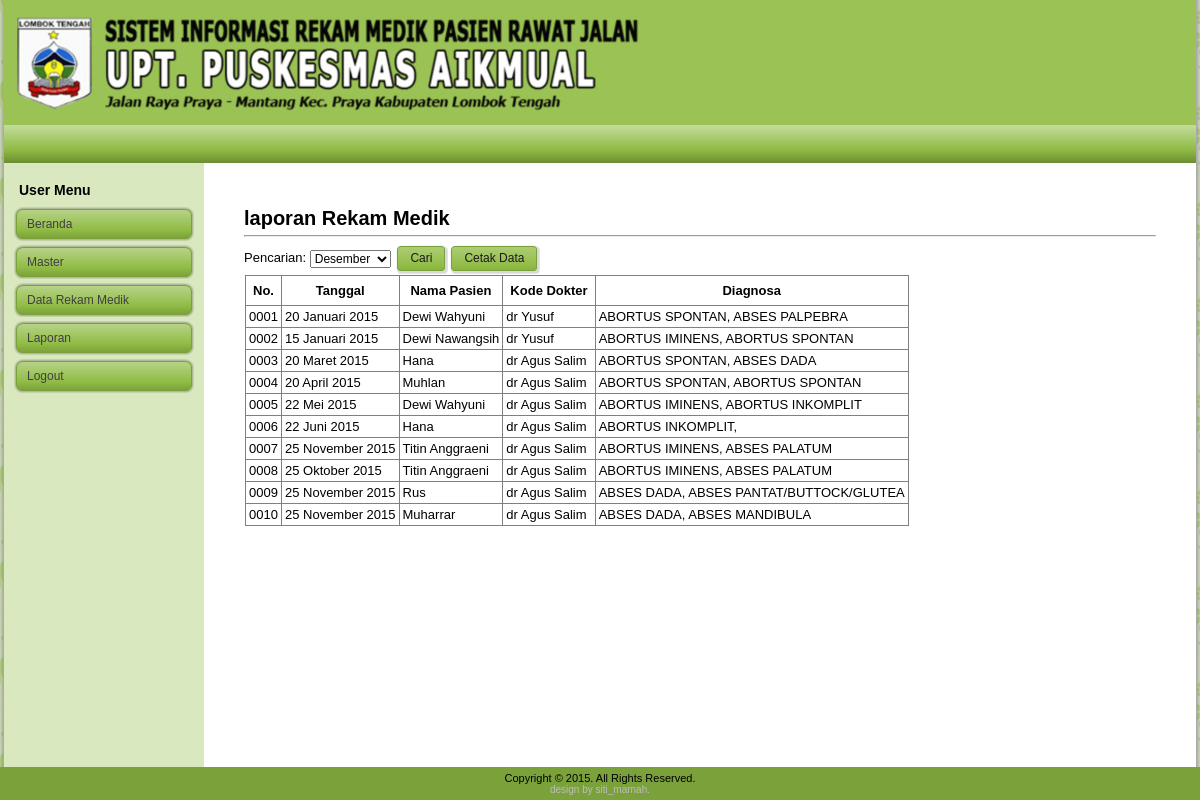
The app's page /home.php?hal=rekam_medik (signed in) with its own data.
### tables this page shows
CREATE TABLE IF NOT EXISTS `anamnesis` (
  `no_anamnesis` int(4) NOT NULL AUTO_INCREMENT,
  `no_pasien` varchar(4) NOT NULL,
  `pertus_terakhir` varchar(12) NOT NULL,
  `golongan_darah` varchar(2) NOT NULL,
  `keluhan` varchar(15) NOT NULL,
  `tanggal` date NOT NULL,
  `id_diagnosa1` int(3) NOT NULL,
  `id_diagnosa2` int(3) NOT NULL,
  `gpa` varchar(10) NOT NULL,
  `terapi` varchar(20) NOT NULL,
  `hpht` varchar(20) NOT NULL,
  `abosrtus_terakhir` varchar(20) NOT NULL,
  `rujukan` varchar(20) NOT NULL,
  `id_dokter` varchar(5) NOT NULL,
  `id_bulan` int(2) NOT NULL,
  PRIMARY KEY (`no_anamnesis`)
);

CREATE TABLE IF NOT EXISTS `pasien` (
  `no_pasien` int(3) NOT NULL AUTO_INCREMENT,
  `nama_pasien` varchar(30) NOT NULL,
  `tgl_lahir` date NOT NULL,
  `jenis_kelamin` varchar(1) NOT NULL,
  `pekerjaan` varchar(15) NOT NULL,
  `alamat` text NOT NULL,
  `telepon` varchar(15) NOT NULL,
  `status_bantuan` varchar(15) NOT NULL,
  PRIMARY KEY (`no_pasien`)
);

CREATE TABLE IF NOT EXISTS `dokter` (
  `kode_dokter` varchar(15) NOT NULL,
  `nama_dokter` varchar(20) NOT NULL,
  `alamat` text NOT NULL,
  `no_telpon_d` varchar(12) NOT NULL,
  `jabatan` varchar(20) NOT NULL,
  PRIMARY KEY (`kode_dokter`)
);

CREATE TABLE IF NOT EXISTS `diagnosa` (
  `id_diagnosa` int(3) NOT NULL AUTO_INCREMENT,
  `diagnosa` varchar(30) NOT NULL,
  `kode` varchar(10) NOT NULL,
  PRIMARY KEY (`id_diagnosa`)
);

### konfig/fungsi_indotgl.php (called while the page is built, shortened)
<?php
	function tgl_indo($tgl){
			$tanggal = substr($tgl,8,2);
			$bulan = getBulan(substr($tgl,5,2));
			$tahun = substr($tgl,0,4);
			return $tanggal.' '.$bulan.' '.$tahun;
	}
	function getBulan($bln){
				switch ($bln){
					case 1:
						return "Januari";
						break;
					case 3:
						return "Maret";
						break;
					case 4:
						return "April";
						break;
					case 5:
						return "Mei";
						break;
					case 6:
						return "Juni";
						break;
					case 10:
						return "Oktober";
						break;
					case 11:
						return "November";
						break;
				}
			}
?>

### hal/hal_rekam_medik.php (the view, shortened to what this page needs)
<?php
switch($_GET[act]){
  default:
    echo "<div class='art-postmetadataheader'>
    <h2 class='art-postheader'> laporan Rekam Medik</h2><hr>
    </div>
	<form method=POST action='?hal=rekam_medik&act=cari'>
	<td align=right>Pencarian</td><td>: ";
	echo "<td><span class='art-button-wrapper'>
      <span class='art-button-l'> </span>
      <span class='art-button-r'> </span>
      <input type='submit' name='Submit' class='art-button' value='Cari' />
    </span></td><span class='art-button-wrapper'>
      <span class='art-button-l'> </span>
      <span class='art-button-r'> </span>
      <a type='button' name='button' class='art-button' target='_blank' href='./laporan.php'>Cetak Data</a>
    </span>
	</form>";
    $tampil=mysql_query("SELECT * FROM anamnesis");
	echo "<div class='art-postcontent'><table border=1>
          <tr><th>No.</th><th>Tanggal</th><th>Nama Pasien</th><th>Kode Dokter</th><th>Diagnosa</th></tr>";
	$no=1;
    while ($r=mysql_fetch_array($tampil)){
	$p=mysql_fetch_array(mysql_query("SELECT * FROM pasien where no_pasien='$r[no_pasien]'"));
	$d=mysql_fetch_array(mysql_query("SELECT * FROM dokter where kode_dokter='$r[id_dokter]'"));
	$d1=mysql_fetch_array(mysql_query("SELECT * FROM diagnosa where id_diagnosa='$r[id_diagnosa1]'"));
	$d2=mysql_fetch_array(mysql_query("SELECT * FROM diagnosa where id_diagnosa='$r[id_diagnosa2]'"));
if ($p[no_pasien]==$r[no_pasien]){
	$jum=strlen($no);
	$tgl=tgl_indo($r[tanggal]);
	if ($jum==2){
      echo "<tr><td align=center>00$no</td>";
	} else {
	  echo "<tr><td align=center>000$no</td>";
	}
      echo "<td>$tgl</td>
			<td>$p[nama_pasien]</td>
			<td>$d[nama_dokter]</td>
			<td>$d1[diagnosa], $d2[diagnosa]</td>";
			echo "<tr>";
			$no++;
			}
    }
    echo "</table>";
	echo "</div>";
	break;
  }
?>

### style.css (style rules this page uses)
#art-main, table { font-family: Arial, Helvetica, Sans-Serif; font-style: normal; font-weight: normal; font-size: 13px; }
h1, h2, h3, h4, h5, h6, p, a, ul, ol, li { margin: 0; padding: 0; }
.art-postcontent, .art-postheadericons, .art-postfootericons, .art-blockcontent-body, ul.art-vmenu a { text-align: left; }
.art-postcontent, .art-postcontent li, .art-postcontent table, .art-postcontent a, .art-postcontent a:link, .art-postcontent a:visited, .art-postcontent a.visited, .art-postcontent a:hover, .art-postcontent a.hovered { font-family: Arial, Helvetica, Sans-Serif; }
.art-postcontent h1, .art-postcontent h1 a, .art-postcontent h1 a:link, .art-postcontent h1 a:visited, .art-postcontent h1 a:hover, .art-postcontent h2, .art-postcontent h2 a, .art-postcontent h2 a:link, .art-postcontent h2 a:visited, .art-postcontent h2 a:hover, .art-postcontent h3, .art-postcontent h3 a, .art-postcontent h3 a:link, .art-postcontent h3 a:visited, .art-postcontent h3 a:hover, .art-postcontent h4, .art-postcontent h4 a, .art-postcontent h4 a:link, .art-postcontent h4 a:visited, .art-postcontent h4 a:hover, .art-postcontent h5, .art-postcontent h5 a, .art-postcontent h5 a:link, .art-postcontent h5 a:visited, .art-postcontent h5 a:hover, .art-postcontent h6, .art-postcontent h6 a, .art-postcontent h6 a:link, .art-postcontent h6 a:visited, .art-postcontent h6 a:hover, .art-blockheader .t, .art-blockheader .t a, .art-blockheader .t a:link, .art-blockheader .t a:visited, .art-blockheader .t a:hover, .art-vmenublockheader .t, .art-vmenublockheader .t a, .art-vmenublockheader .t a:link, .art-vmenublockheader .t a:visited, .art-vmenublockheader .t a:hover, .art-logo-name, .art-logo-name a, .art-logo-name a:link, .art-logo-name a:visited, .art-logo-name a:hover, .art-logo-text, .art-logo-text a, .art-logo-text a:link, .art-logo-text a:visited, .art-logo-text a:hover, .art-postheader, .art-postheader a, .art-postheader a:link, .art-postheader a:visited, .art-postheader a:hover { font-family: Arial, Helvetica, Sans-Serif; font-style: normal; font-weight: bold; font-size: 22px; text-decoration: none; }
html, body { height:100%; }
body { padding: 0; margin:0; min-width: 700px; color: #000000; background-color: #B5D283; background-image: url('images/Bottom_texture.jpg'); background-repeat: repeat; background-attachment: fixed; background-position: top left; }
form { padding: 0 !important; margin: 0 !important; }
span.art-button-wrapper>a.art-button, span.art-button-wrapper>a.art-button:link, span.art-button-wrapper>input.art-button, span.art-button-wrapper>button.art-button { text-decoration: none; font-family: Arial, Helvetica, Sans-Serif; font-style: normal; font-weight: normal; font-size: 12px; position:relative; top:0; display: inline-block; vertical-align: middle; white-space: nowrap; text-align: center; color: #1A1A1A !important; width: auto; outline: none; border: none; background: none; line-height: 31px; height: 31px; margin: 0 !important; padding: 0 16px !important; overflow: visible; cursor: pointer; text-indent: 0; }
span.art-button-wrapper { vertical-align: middle; display: inline-block; position: relative; height: 31px; overflow: hidden; white-space: nowrap; text-indent: 0; width: auto; max-width:1920px; margin: 0; padding: 0; z-index: 0; }
input, select, textarea { vertical-align: middle; font-family: Arial, Helvetica, Sans-Serif; font-style: normal; font-weight: normal; font-size: 12px; }
span.art-button-wrapper>span.art-button-l, span.art-button-wrapper>span.art-button-r { display: block; position: absolute; top: 0; bottom: 0; margin: 0; padding: 0; background-image: url('images/button.png'); background-repeat: no-repeat; }
span.art-button-wrapper>span.art-button-l { left: 0; right: 10px; background-position: top left; }
span.art-button-wrapper>span.art-button-r { width: 10px; right: 0; background-position: top right; }
span.art-button-wrapper input { float: none !important; }
.art-article table, table.art-article { border-collapse: collapse; margin: 1px; }
.art-article th, .art-article td { padding: 3px; vertical-align: top; text-align: left; }
.art-article th { text-align: center; vertical-align: middle; padding: 7px; }
.art-postheader { color: #000000; margin: 5px 0; line-height: 1em; font-size: 20px; }

### records on screen
anamnesis: tanggal "20 Januari 2015", pasien.nama_pasien "Dewi Wahyuni", id_dokter.nama_dokter "dr Yusuf", diagnosa.diagnosa "ABORTUS SPONTAN", diagnosa.diagnosa "ABSES PALPEBRA"
anamnesis: tanggal "15 Januari 2015", pasien.nama_pasien "Dewi Nawangsih", id_dokter.nama_dokter "dr Yusuf", diagnosa.diagnosa "ABORTUS IMINENS", diagnosa.diagnosa "ABORTUS SPONTAN"
anamnesis: tanggal "20 Maret 2015", pasien.nama_pasien "Hana", id_dokter.nama_dokter "dr Agus Salim", diagnosa.diagnosa "ABORTUS SPONTAN", diagnosa.diagnosa "ABSES DADA"
anamnesis: tanggal "20 April 2015", pasien.nama_pasien "Muhlan", id_dokter.nama_dokter "dr Agus Salim", diagnosa.diagnosa "ABORTUS SPONTAN"
anamnesis: tanggal "22 Mei 2015", pasien.nama_pasien "Dewi Wahyuni", id_dokter.nama_dokter "dr Agus Salim", diagnosa.diagnosa "ABORTUS IMINENS", diagnosa.diagnosa "ABORTUS INKOMPLIT"
anamnesis: tanggal "22 Juni 2015", pasien.nama_pasien "Hana", id_dokter.nama_dokter "dr Agus Salim", diagnosa.diagnosa "ABORTUS INKOMPLIT"
anamnesis: tanggal "25 November 2015", pasien.nama_pasien "Titin Anggraeni", id_dokter.nama_dokter "dr Agus Salim", diagnosa.diagnosa "ABORTUS IMINENS", diagnosa.diagnosa "ABSES PALATUM"
anamnesis: tanggal "25 Oktober 2015", pasien.nama_pasien "Titin Anggraeni", id_dokter.nama_dokter "dr Agus Salim", diagnosa.diagnosa "ABORTUS IMINENS", diagnosa.diagnosa "ABSES PALATUM"
anamnesis: tanggal "25 November 2015", pasien.nama_pasien "Rus", id_dokter.nama_dokter "dr Agus Salim", diagnosa.diagnosa "ABSES DADA", diagnosa.diagnosa "ABSES PANTAT/BUTTOCK/GLUTEA"
anamnesis: tanggal "25 November 2015", pasien.nama_pasien "Muharrar", id_dokter.nama_dokter "dr Agus Salim", diagnosa.diagnosa "ABSES DADA", diagnosa.diagnosa "ABSES MANDIBULA"

### other values on screen
form field bln "Desember"
